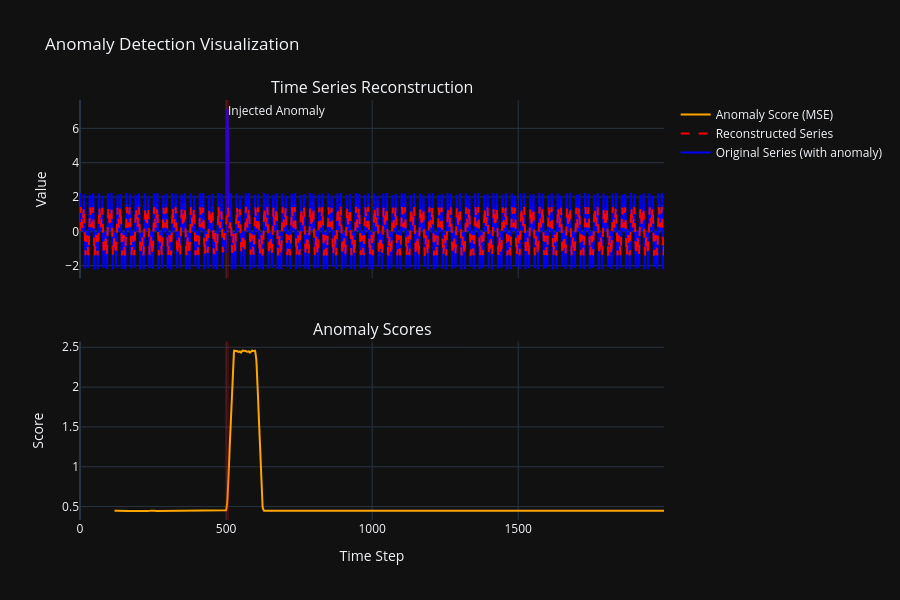

Notebook code cell kept with this figure:
### Code cell
model = KAD_Disformer(
    heads=4,
    d_model=64,
    patch_size=20,
    dropout=0,
    forward_expansion=1,
    encoder_num_layers=1,
    decoder_num_layers=2,
    device="cpu"
)

# Generate synthetic data: sum of sine waves
t = np.linspace(0, 400, 2000)
raw_series = torch.tensor(np.sin(t) + np.sin(t * 3) + np.sin(t * 5), dtype=torch.float32)

# --- Training ---
train_dataset = KAD_DisformerTrainSet(
    raw_series,
    win_len=20,
    seq_len=100,
    seq_stride=10,
)

train_loader = DataLoader(
    train_dataset,
    batch_size=256,
    drop_last=False,
    shuffle=True,
)

optimizer = optim.Adam(model.parameters(), lr=0.001)
criterion = nn.MSELoss()

print("Starting pre-training...")
model.train()
for epoch in range(10):
    progress_bar = tqdm(train_loader, desc=f"Epoch {epoch + 1}/10")
    for i, (seq_context, seq_history, denoised_seq) in enumerate(progress_bar):
        optimizer.zero_grad()
        output = model(seq_context, seq_history)
        loss = criterion(output, denoised_seq)
        loss.backward()
        optimizer.step()

        progress_bar.set_postfix(loss=loss.item())

print("Pre-training finished.")

# --- Testing with anomalies ---
print("\nStarting testing with anomalies...")
model.eval()

# Create anomalous data
anomalous_series = raw_series.clone()
anomalous_series[500:510] += 5  # Inject a spike anomaly

test_dataset = KAD_DisformerTestSet(
    anomalous_series,
    win_len=20,
    seq_len=100,
    seq_stride=1,  # Use stride 1 for dense anomaly scores
)

test_loader = DataLoader(
    test_dataset,
    batch_size=256,
    drop_last=False,
    shuffle=False,
)

anomaly_scores = []
all_outputs = []
with torch.no_grad():
    for seq_context, seq_history in tqdm(test_loader, desc="Testing"):
        output = model(seq_context, seq_history)
        # Calculate MSE for each sample in the batch
        mse = torch.mean((output - seq_context) ** 2, dim=[1, 2])
        anomaly_scores.extend(mse.cpu().numpy())
        all_outputs.append(output.cpu())

all_outputs = torch.cat(all_outputs, dim=0)

# Reconstruct the full time series from the output patches by averaging overlaps
reconstructed_full = np.zeros(len(anomalous_series))
counts = np.zeros(len(anomalous_series))

win_len = test_dataset.win_len
seq_len = test_dataset.seq_len
all_outputs_np = all_outputs.numpy()

for i in range(len(all_outputs_np)):  # i is sample index
    for j in range(seq_len):  # j is patch index in sequence
        patch_start_idx = i + j
        patch_end_idx = patch_start_idx + win_len
        if patch_end_idx <= len(reconstructed_full):
            reconstructed_full[patch_start_idx:patch_end_idx] += all_outputs_np[i, j, :]
            counts[patch_start_idx:patch_end_idx] += 1

# Calculate the average for overlapping predictions
reconstructed_avg = np.full(len(anomalous_series), np.nan)
non_zero_indices = counts > 0
reconstructed_avg[non_zero_indices] = reconstructed_full[non_zero_indices] / counts[non_zero_indices]

# --- Visualization ---
print("Generating plot...")
fig = make_subplots(rows=2, cols=1, shared_xaxes=True, subplot_titles=("Time Series Reconstruction", "Anomaly Scores"),
                    vertical_spacing=0.15)

# Plot 1: Original and Reconstructed Series
fig.add_trace(
    go.Scatter(x=np.arange(len(anomalous_series)), y=anomalous_series, name="Original Series (with anomaly)",
               line=dict(color='blue')),
    row=1, col=1
)
fig.add_trace(
    go.Scatter(x=np.arange(len(reconstructed_avg)), y=reconstructed_avg, name="Reconstructed Series",
               line=dict(color='red', dash='dash')),
    row=1, col=1
)

# Plot 2: Anomaly Scores
# The score at index `i` corresponds to the window starting at `i`.
score_indices = np.arange(len(reconstructed_avg) - len(anomaly_scores), len(reconstructed_avg))
fig.add_trace(
    go.Scatter(x=score_indices, y=anomaly_scores, name="Anomaly Score (MSE)", line=dict(color='orange')),
    row=2, col=1
)

# Add a shape to highlight the anomaly region
fig.add_vrect(x0=500, x1=510,
              annotation_text="Injected Anomaly", annotation_position="top left",
              fillcolor="red", opacity=0.2, line_width=0, row=1, col=1)
fig.add_vrect(x0=500, x1=510,
              fillcolor="red", opacity=0.2, line_width=0, row=2, col=1)

fig.update_layout(
    title_text="Anomaly Detection Visualization",
    legend_traceorder="reversed",
    height=600,
)
fig.update_yaxes(title_text="Value", row=1, col=1)
fig.update_yaxes(title_text="Score", row=2, col=1)
fig.update_xaxes(title_text="Time Step", row=2, col=1)

fig.show()

max_score = np.max(anomaly_scores)
max_index = np.argmax(anomaly_scores)

print(f"\nMax anomaly score: {max_score:.4f} at sample index: {max_index}")
print("This should correspond to the location of the injected anomaly.")

### Figure 1 — Plotly figure (JSON) as saved in the notebook; plotly's stock layout.template omitted (floating-point values rounded to 4 significant figures; data arrays with more than 128 entries replaced by an {"elided": "..."} marker saying what was removed)
{"data": [{"line": {"color": "blue"}, "name": "Original Series (with anomaly)", "x": {"elided": "2000 int values"}, "y": {"elided": "2000 float values"}, "type": "scatter", "xaxis": "x", "yaxis": "y"}, {"line": {"color": "red", "dash": "dash"}, "name": "Reconstructed Series", "x": {"elided": "2000 int values"}, "y": {"elided": "2000 float values"}, "type": "scatter", "xaxis": "x", "yaxis": "y"}, {"line": {"color": "orange"}, "name": "Anomaly Score (MSE)", "x": {"elided": "1882 int values"}, "y": {"elided": "1882 float values"}, "type": "scatter", "xaxis": "x2", "yaxis": "y2"}], "layout": {"xaxis": {"anchor": "y", "domain": [0.0, 1.0], "matches": "x2", "showticklabels": false}, "yaxis": {"anchor": "x", "domain": [0.575, 1.0], "title": {"text": "Value"}}, "xaxis2": {"anchor": "y2", "domain": [0.0, 1.0], "title": {"text": "Time Step"}}, "yaxis2": {"anchor": "x2", "domain": [0.0, 0.425], "title": {"text": "Score"}}, "annotations": [{"font": {"size": 16}, "showarrow": false, "text": "Time Series Reconstruction", "x": 0.5, "xanchor": "center", "xref": "paper", "y": 1.0, "yanchor": "bottom", "yref": "paper"}, {"font": {"size": 16}, "showarrow": false, "text": "Anomaly Scores", "x": 0.5, "xanchor": "center", "xref": "paper", "y": 0.425, "yanchor": "bottom", "yref": "paper"}, {"showarrow": false, "text": "Injected Anomaly", "x": 500, "xanchor": "left", "xref": "x", "y": 1, "yanchor": "top", "yref": "y domain"}], "shapes": [{"fillcolor": "red", "line": {"width": 0}, "opacity": 0.2, "type": "rect", "x0": 500, "x1": 510, "xref": "x", "y0": 0, "y1": 1, "yref": "y domain"}, {"fillcolor": "red", "line": {"width": 0}, "opacity": 0.2, "type": "rect", "x0": 500, "x1": 510, "xref": "x2", "y0": 0, "y1": 1, "yref": "y2 domain"}], "title": {"text": "Anomaly Detection Visualization"}, "legend": {"traceorder": "reversed"}, "height": 600}}
